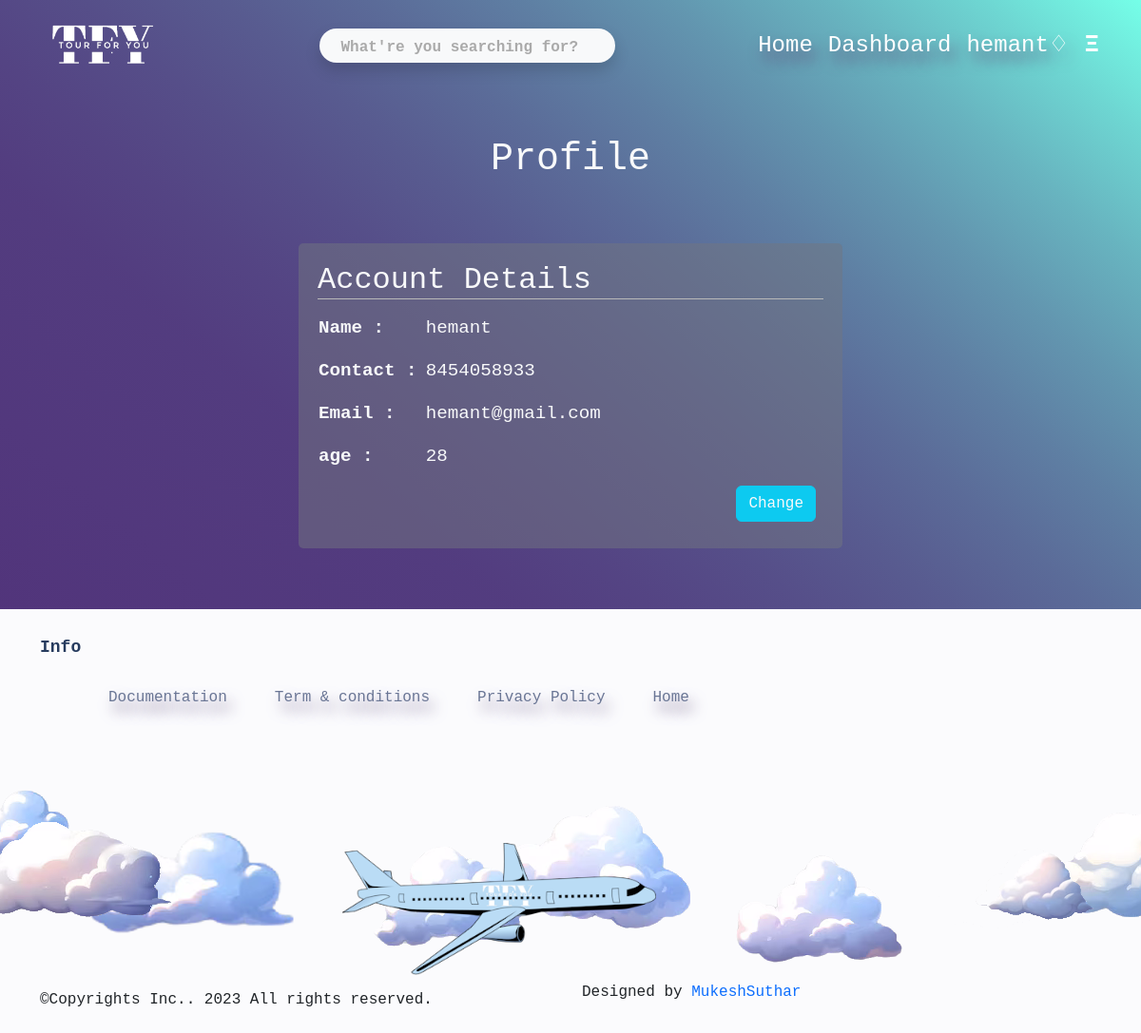
Screenshot of /profile/ (signed in) with the database file from the repository.
### mainapp/models.py (models this page shows)
class User(AbstractUser):
    email = models.EmailField(unique=True)
    is_mainadmin = models.BooleanField(default=False)
    is_tourist= models.BooleanField(default=False)

class Tourist(models.Model):
    user = models.OneToOneField(User, on_delete=models.CASCADE, primary_key=True, related_name='Tourist')
    first_name = models.CharField(max_length=50)
    last_name = models.CharField(max_length=50)
    contact_no = models.CharField(max_length=10)
    age = models.CharField(max_length=10)

### mainapp/views.py (the view, shortened to what this page needs)
# urls.py: path('profile/',login_required(views.Profile.as_view()) ,name='profile'),
class Profile(View):
    def get(self, request):
        email = request.user
        tourist = Tourist.objects.get(user=request.user)
        data = {'contact_no': tourist.contact_no, 'age':tourist.age,'email': request.user.email}
        f=ProfileForm(initial=data)
        return render(request,'profileupdate.html',{'f':f,'t_user':tourist,'t_email':email})

### mainapp/forms.py
class ProfileForm(forms.ModelForm):
    email = forms.EmailField(widget=forms.EmailInput(
        attrs={'class': 'form-control'}))
    class Meta:
        model = Tourist
        fields = ['email','contact_no','age']
        widgets = {
            "contact_no": forms.NumberInput(attrs={'class': 'form-control'}),
            "age":forms.TextInput(attrs={'class': 'form-control'})
        }

### templates/profileupdate.html (shortened to what this page needs)
{% extends 'base.html' %}
{% load static %}
{% block content %}
<div class="text-center">
    <h1 class="text-light my-5">
        Profile
    </h1>
</div>
<div class="row p-3 mb-5">
    <div class="col-6 container">
        <div class="Profile-card pro-card text-light">
            <h2 class=" title">Account Details</h2>
            <table class="profile-table">
                <tr>
                    <th>Name :</th>
                    <td>{{ t_user.first_name }}</td>
                </tr>
                <tr>
                    <th>Contact :</th>
                    <td>{{ t_user.contact_no }}</td>
                </tr>
                <tr>
                    <th>Email :</th>
                    <td>{{ t_email.email }}</td>
                </tr>
                <tr>
                    <th>age :</th>
                    <td>{{ t_user.age }}</td>
                </tr>
            </table>
            <input type="button" onclick="showdiv()" class=" pro-btn m-2 btn btn-info text-light" value="Change">
        </div>
    </div>
</div>
{% endblock %}

### templates/navbar.html (shortened to what this page needs)
{% load static %}
<nav class="navbar navbar-expand-lg px-4 h4">
  <div class="container-fluid">
    <a class="navbar-brand" href="{% url 'home' %}">
      <img src="{% static 'img/brand.png' %}" alt="" srcset="" height="50px">
    </a>
    <form action="{% url 'search' %}" method="get" class="d-lg-flex mx-lg-auto my-2 my-lg-0">
      <input type="search" name="q" placeholder="What're you searching for?"
        class="navsearch bg-light rounded-pill p-1 shadow">
    </form>
    <div class="navcon text-center">
      <ul class="navbar-nav flex-lg-row justify-content-lg-end align-items-center">
        <li class="nav-item"><a class="nav-link" href="{% url 'home' %}">Home</a></li>
        {% if user.is_mainadmin == True %}
          <li class="nav-item"><a class="nav-link" href="{% url 'mainadmin' %}">Dashboard</a></li>
        {% endif %}
        {% if user.is_authenticated == True %}
          <li class="nav-item dropdown">
            <a class="nav-link " href="#" id="navbarDropdown" role="button" data-toggle="dropdown"
              aria-haspopup="true" aria-expanded="false">{{user.first_name}}&#9826;</a>
          </li>
        {% endif %}
        <li class="nav-item">
          <span style="font-size:26px;cursor:pointer;" onclick="openNav()" class="sidebtn rounded px-2">&#926;</span>
        </li>
      </ul>
    </div>
  </div>
</nav>

### static/css/main.css (style rules this page uses)
* { font-family: monospace, 'Courier New', Courier; }
body { width: 100%; height: 100%; margin: 0px; padding: 0px; overflow-x: hidden; background-image: linear-gradient(40deg, #502d77, 80%, rgb(117, 255, 232)); background-repeat: no-repeat; background-size: cover; background-attachment: fixed; }
.navcon a { color: #fff; font-weight: 500; text-shadow: #624d7a 5px 10px 15px; }
.navbar-brand img { height: 70px; }
* { -webkit-box-sizing: border-box; box-sizing: border-box; }
input, button { border: none; background: none; outline: 0; }
.navsearch::placeholder { color: #aaa; padding-left: 18px; font-weight: 600; font-size: 16px; }
.navsearch { caret-color: rgb(90, 61, 172); color: rgb(50, 31, 71); }
.sidebtn { color: white; display: block; font-weight: 700; }
.b-table th, td { border: 1px solid black; padding: 8px; text-align: center; }
.pro-card { padding: 20px; overflow: auto; background-color: rgba(114, 119, 128, 0.5); border-radius: 5px; }
.pro-btn { float: right; }
.pro-card .title { color: currentColor; border-bottom:1px solid rgb(185, 185, 185) }
.pro-card th, td { font-size: larger; text-align: left; }

### rows the page displays
User: first_name "hemant", email "hemant@gmail.com"
Tourist: first_name "hemant", contact_no "8454058933", age "28"
